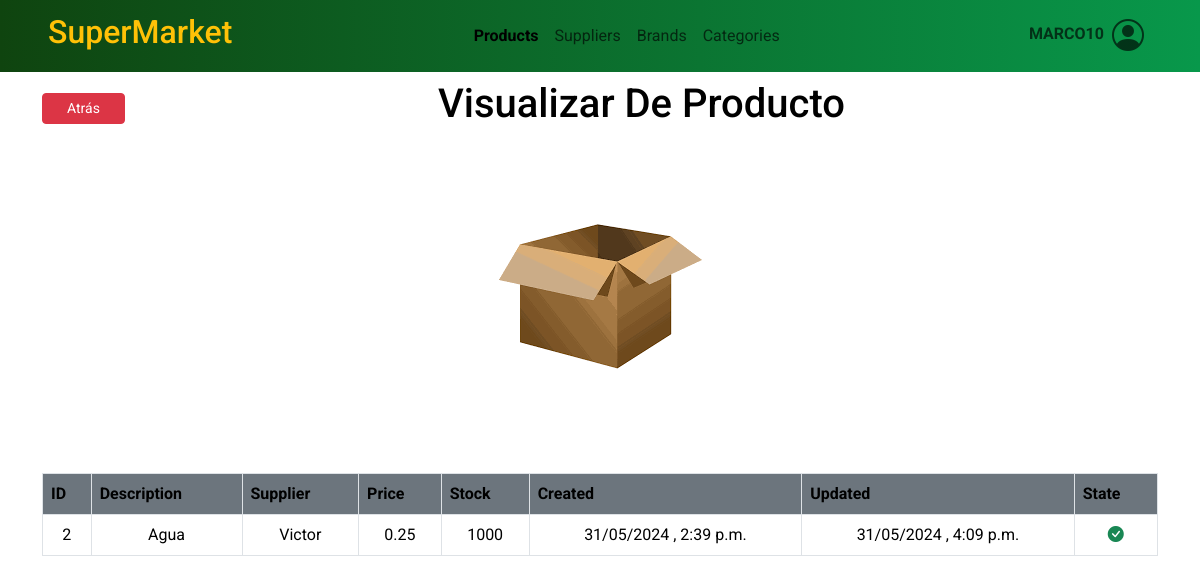
Screenshot of /products/view_product/2/ (signed in) with the database file from the repository.
### ventas/models.py (models this page shows, shortened)
class Company(models.Model):
    business_name = models.CharField(max_length=100)
    ruc = models.BigIntegerField(unique=True)  # BigIntegerField si el RUC puede ser un número grande

class Product(models.Model):
    class Status(models.TextChoices):
        STORE = 'RS', 'Rio Store'
        FERRISARITO = 'FS', 'Ferrisariato'
        COMISARIATO = 'CS', 'Comisariato'
    description = models.CharField('Articulo',max_length=100, validators=[letters_only_validator])
    cost=models.DecimalField('Costo Producto',max_digits=10,decimal_places=2,default=Decimal('0.0'))
    price=models.DecimalField('Precio',max_digits=10,decimal_places=2,default=Decimal('0.0'))
    stock=models.IntegerField(default=100,help_text="Stock debe estar en 0 y 10000 unidades",verbose_name='Stock')
    iva = models.IntegerField(verbose_name='IVA', choices=((0,'0%'),(5,'5%'),(15,'15%')), default=15)
    expiration_date = models.DateTimeField('Fecha Caducidad',default=timezone.now)
    brand = models.ForeignKey(Brand,on_delete=models.CASCADE,related_name='product',verbose_name='Marca')
    user = models.ForeignKey(User,on_delete=models.CASCADE)
    supplier = models.OneToOneField(Supplier,on_delete=models.CASCADE,verbose_name='Proveedor')
    categories = models.ManyToManyField('Category',verbose_name='Categoria')
    line = models.CharField('Linea',max_length=2,choices=Status.choices,default=Status.COMISARIATO)
    image = models.ImageField(upload_to='products/',blank=True,null=True,default='products/product.png')
    created = models.DateTimeField(auto_now_add=True)
    updated = models.DateTimeField(auto_now=True)
    state = models.BooleanField('Activo', default = True)
    objects = models.Manager()  # Manager predeterminado
    active_products = ActiveProductManager()  #
    class Meta:
        verbose_name = 'Producto'
        verbose_name_plural = 'Productos'
        ordering = ['description']
        indexes = [models.Index(fields=['description']),]

class Supplier(models.Model):
    name = models.CharField(max_length=100, validators=[letters_only_validator])
    ruc = models.CharField(max_length=13,validators=[valida_cedula])
    address = models.CharField(max_length=200, validators=[letters_only_validator])
    phone = models.CharField(max_length=20,validators=[phone_regex])
    user = models.ForeignKey(User,on_delete=models.CASCADE)
    image = models.ImageField(upload_to='suppliers/',blank=True,null=True,default='suppliers/persona1.svg')
    created = models.DateTimeField(auto_now_add=True)
    updated = models.DateTimeField(auto_now=True)
    state = models.BooleanField('Activo', default = True)
    objects = models.Manager()  # Manager predeterminado
    active_brands = ActiveBrandManager()  # Manager filtrado por state=True
    class Meta:
        verbose_name = 'Proveedor'
        verbose_name_plural = 'Proveedores'
        ordering = ['name']
        indexes = [models.Index(fields=['name']),]
    def __str__(self):
        return self.name

### ventas/views.py (the view)
# urls.py: path('products/view_product/<int:product_id>/', views.view_product, name='view_product'),
@login_required
def view_product(request, product_id):
    company = Company.objects.first()
    product = get_object_or_404(Product, id=product_id)  # Fetch the specific product or return 404
    brands = Brand.objects.all()
    categories = Category.objects.all()
    suppliers = Supplier.objects.all()
    users = User.objects.all()
    status_choices = Product.Status.choices
    if request.method == 'GET':
        query = request.GET.get('q')
        if query:
            related_products = Product.objects.filter(description__icontains=query).exclude(id=product_id)
        else:
            related_products = None
        return render(request, 'ventas/products/view_product.html', {
            'title1': "Producto",
            'title2': "Visualizar De Producto",
            'form': ProductForm(),
            'product': product,  # Pass the single product to the template
            'related_products': related_products,  # Pass related products if any
            'company': company,
            'brands': brands,
            'categories': categories,
            'suppliers': suppliers,
            'users': users,
            'status_choices': status_choices,
        })

### templates/ventas/products/view_product.html (shortened to what this page needs)
{% extends 'base.html' %}
{% load static %}
{% block content %}
<div class="container mt-2">
    <div class="row">
        <div class="col-12 d-flex justify-content-between">
            <div class="d-flex align-items-center">
                <a class="btn btn-danger btn-sm px-4" href="{% url 'ventas:products' %}">Atrás</a>
            </div>
            <h1 class="text-black">{{ title2 }}</h1>
        </div>
    </div>
    <br><br>
    <div class="row">
        <div class="col-12 text-center">
            <div class="image-zoom-container">
                <img src="{{ product.image.url }}" alt="Producto imagen" class="img-fluid zoom-image" style="border-radius: 50px;">
            </div>
        </div>
    </div>
    <br><br>
    <table class="table table-bordered mt-3 "  >
        <thead class="thead-dark" >
            <tr>
                <th class="bg-secondary">ID</th>
                <th  class="bg-secondary">Description</th>
                <th class="bg-secondary">Supplier</th>
                <th class="bg-secondary">Price</th>
                <th class="bg-secondary">Stock</th>
                <th class="bg-secondary">Created</th>
                <th class="bg-secondary">Updated</th>
                <th class="bg-secondary">State</th>
            </tr>
        </thead>
        <tbody>
            <tr>
                <td class="text-center">{{ product.id }}</td>
                <td class="text-center">{{ product.description }}</td>
                <td class="text-center">{{ product.supplier }}</td>
                <td class="text-center">{{ product.price }}</td>
                <td class="text-center">{{ product.stock }}</td>
                <td class="text-center">{{ product.created|date:"d/m/Y , P" }}</td>
                <td class="text-center">{{ product.updated|date:"d/m/Y , P" }}</td>
                {% if product.state %}
                <td class="text-center"><i class="bi bi-check-circle-fill text-success"></i>
                </td>
                {% else %}
                <td class="text-center"><i class="bi bi-x-circle-fill text-danger"></i></td>
                {% endif %}
            </tr>
        </tbody>
    </table>
</div>
{% endblock content %}

### templates/base.html (shortened to what this page needs)
<!doctype html>
<html lang="en">
<head>
    {% load static %}
    <link href="https://cdn.jsdelivr.net/npm/bootstrap@5.3.3/dist/css/bootstrap.min.css" rel="stylesheet"
>
    <link rel="stylesheet" href="https://cdn.jsdelivr.net/npm/bootstrap-icons@1.10.5/font/bootstrap-icons.css">
    <link rel="stylesheet" type="text/css" href="{% static 'css/main.css' %}">
</head>
<body class="fondo1">
    <header id="header">
        <nav class="navbar navbar-expand-lg  sticky-top justify-content-between" id="nav">
            <a href="#" class="navbar-brand mx-5">
                <h2 class="text-warning">{{ company.business_name }}</h2>
            </a>
            <div class="collapse navbar-collapse flex-grow-0 mx-5" id="contenido-nav">
                <ul class="navbar-nav">
                    <li class="nav-item">
                        <a href="{% url 'ventas:products' %}"
                            class="nav-link {% if '/products/' in request.path %}active fw-bold{% endif %}">
                            Products
                        </a>
                    </li>
                    <li class="nav-item">
                        <a href="{% url 'ventas:suppliers' %}"
                            class="nav-link {% if '/suppliers/' in request.path %}active fw-bold{% endif %}">
                            Suppliers
                        </a>
                    </li>
                    <li class="nav-item">
                        <a href="{% url 'ventas:brands' %}"
                            class="nav-link {% if '/brands/' in request.path %}active fw-bold{% endif %}">
                            Brands
                        </a>
                    </li>
                    <li class="nav-item">
                        <a href="{% url 'ventas:categories' %}"
                            class="nav-link {% if '/categories/' in request.path %}active fw-bold{% endif %}">
                            Categories
                        </a>
                    </li>
                </ul>
            </div>
            <div class="collapse navbar-collapse flex-grow-0 mx-5" id="contenido-nav">
                <ul class="navbar-nav">
                    <li class="nav-item dropdown">
                        <div class="btn-group">
                            <a href="#" class="nav-link dropdown fs-3 d-flex align-items-center" id="btn-dropdown-informacion"
                                data-bs-toggle="dropdown" aria-haspopup="true" aria-expanded="true">
                                <div class="d-flex flex-column me-2 fw-bolder">
                                    {% if user.is_authenticated %}
                                    <span class="fs-6">{{ user.username.upper }}</span>
                                    {% else %}
                                    <span>Guest</span>
                                    {% endif %}
                                </div>
                                <i class="bi bi-person-circle"></i>
                            </a>
                        </div>
                    </li>
                </ul>
            </div>
        </nav>
    </header>
    <main id="content">
        {% block content %}{% endblock content %}
    </main>
</body>
</html>

### static/css/main.css (style rules this page uses)
body { font-family: 'Roboto', sans-serif; margin: 0; padding: 0; background-color: #f8f8f8; color: #333333; }
#nav { background: linear-gradient(to right, #0f440f, #08984b); }
.nav-link.dropdown { display: flex; align-items: center; padding: 0; }
.nav-link.dropdown .bi-person-circle { font-size: 2rem; }
.nav-link.dropdown .flex-column { display: flex; flex-direction: column; align-items: flex-start; margin-top: -4px; }
.image-zoom-container { overflow: hidden; }
.zoom-image { transition: transform 0.5s ease; }
.fondo1 { background: url('https://images.unsplash.com/photo-1528733918455-5a59687cedf0?crop=entropy&cs=tinysrgb&fit=crop&fm=jpg&h=900&ixid=MnwxfDB8MXxyYW5kb218MHx8c3VwZXJtYXJrZXR8fHx8fHwxNzE3MTM0ODc3&ixlib=rb-4.0.3&q=80&utm_campaign=api-credit&utm_medium=referral&utm_source=unsplash_source&w=1600') no-repeat center center; background-size: cover; }

### rows the page displays
Company: business_name "SuperMarket"
Product: image (picture), id "2", description "Agua", supplier "Victor", price "0.25", stock "1000", created "31/05/2024 , 2:39 p.m.", updated "31/05/2024 , 4:09 p.m."

### other values shown
{{ user.username.upper }} "MARCO10"
{{ title2 }} "Visualizar De Producto"
